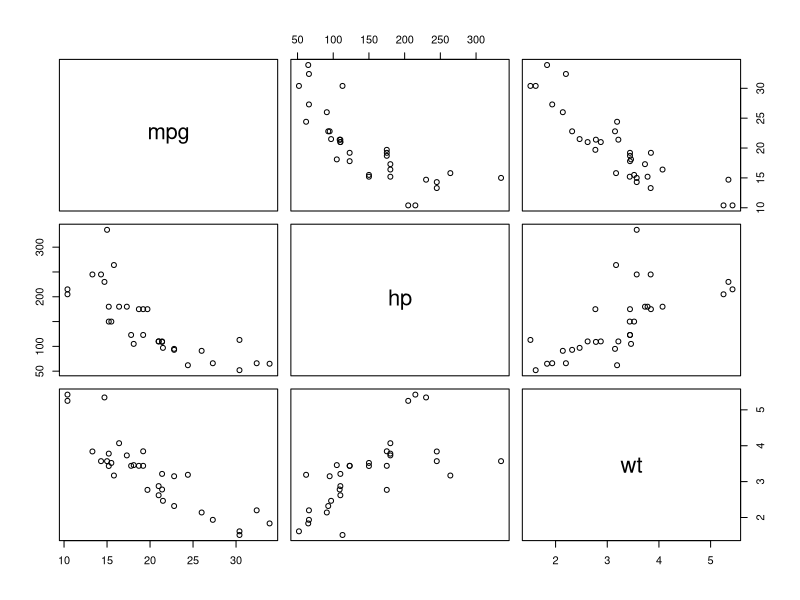
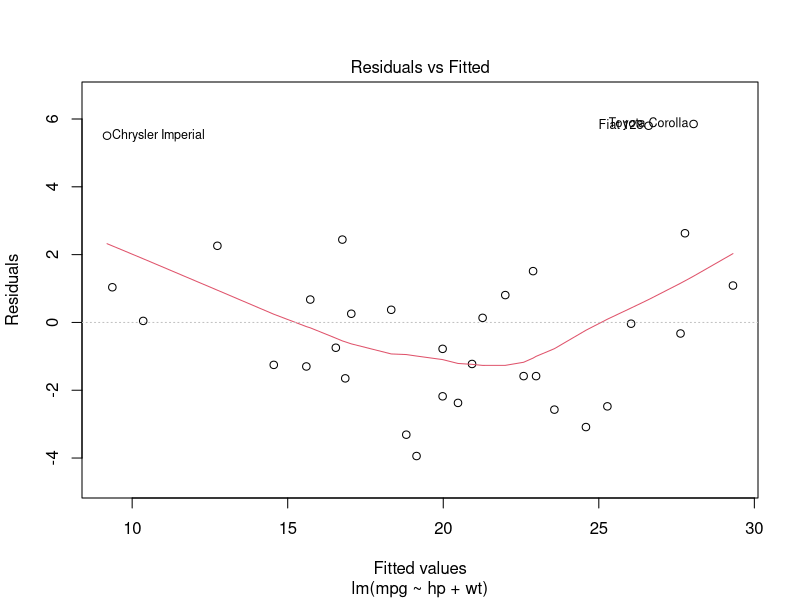
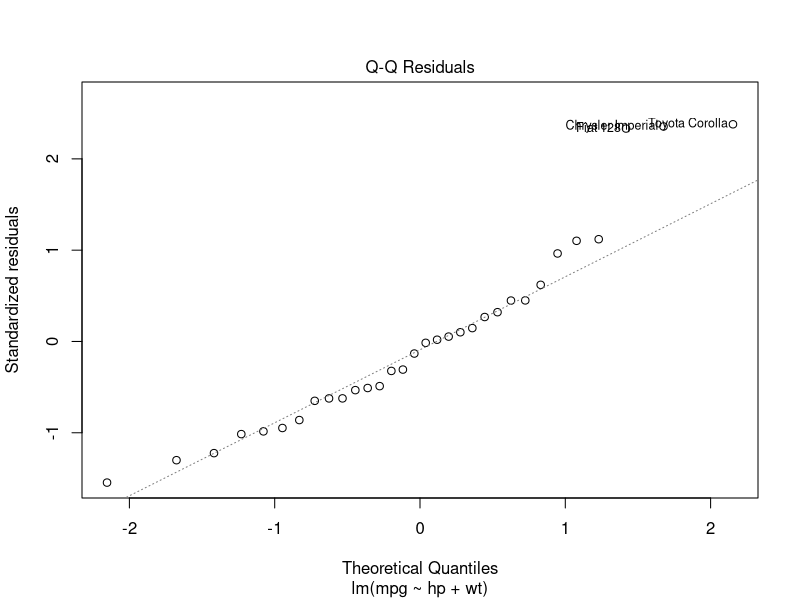
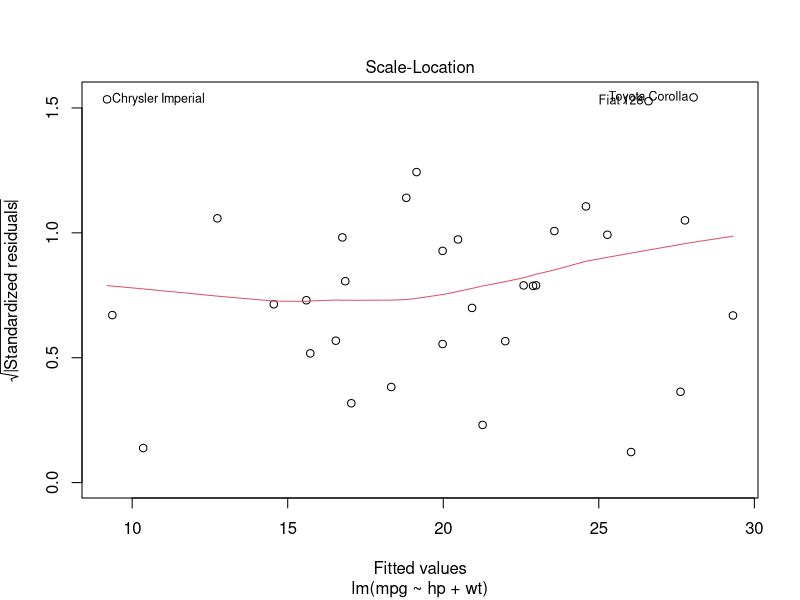
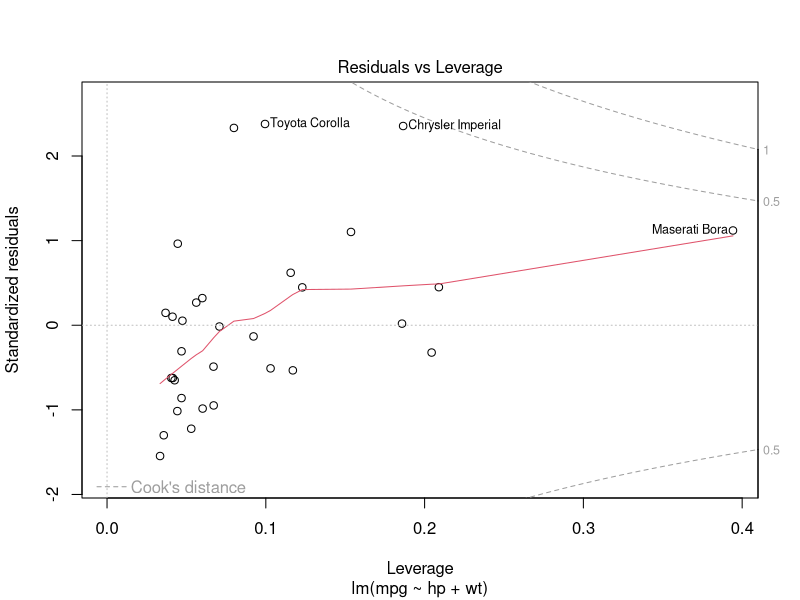
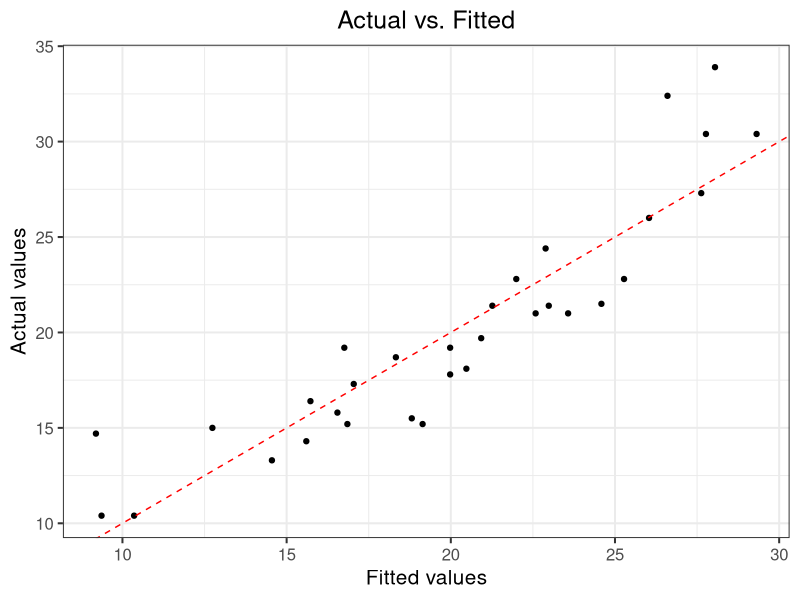

The R source for these figures, in order:
## ---- chunk 1
#| echo: TRUE
#| eval: TRUE
#| cache: TRUE
attach(mtcars)
cor(mpg, wt)
cov(mpg, wt)
## ---- chunk 2
#| echo: TRUE
#| eval: TRUE
#| cache: TRUE
pairs(~mpg + hp + wt, mtcars)
## ---- chunk 3
#| echo: TRUE
#| eval: TRUE
#| cache: TRUE
data(mtcars)
my_lm <- lm(mpg ~ hp + wt, data = mtcars)
class(my_lm)
my_lm
## ---- chunk 4
#| echo: TRUE
#| eval: TRUE
#| cache: TRUE
names(my_lm)
## ---- chunk 5
#| echo: TRUE
#| eval: TRUE
#| cache: TRUE
summary(my_lm)
## ---- chunk 6
#| echo: FALSE
#| eval: TRUE
#| cache: TRUE
plot(my_lm,  which = 1)
## ---- chunk 7
#| echo: FALSE
#| eval: TRUE
#| cache: TRUE
plot(my_lm,  which = 2)
## ---- chunk 8
#| echo: FALSE
#| eval: TRUE
#| cache: TRUE
plot(my_lm,  which = 3)
## ---- chunk 9
#| echo: FALSE
#| eval: TRUE
#| cache: TRUE
plot(my_lm,  which = 5)
## ---- chunk 10
#| echo: TRUE
#| eval: TRUE
#| cache: TRUE
coef(my_lm)
## ---- chunk 11
#| echo: FALSE
#| eval: TRUE
#| cache: TRUE
library(ggplot2)
mod_fits <- fitted(my_lm)
my_df <- data.frame(actual = mtcars$mpg, fitted = mod_fits)
ggplot(my_df, aes(x = fitted, y = actual)) +
  geom_point() +
  geom_abline(slope = 1, intercept = 0, col = "red", lty = 2) + 
  theme_bw(base_size = 15) +
  labs(x = "Fitted values", y = "Actual values", title = "Actual vs. Fitted") +
  theme(plot.title = element_text(hjust = 0.5))
## ---- chunk 12
#| echo: TRUE
#| eval: TRUE
#| cache: TRUE
# Note: wt is in 1000s of lbs
new_obs <- data.frame(hp = c(100, 150), wt = c(3, 3.5))
predict(my_lm, new_obs)
## ---- chunk 13
#| echo: TRUE
#| eval: TRUE
#| cache: TRUE
residuals(my_lm)
## ---- chunk 14
#| echo: TRUE
#| eval: TRUE
#| cache: TRUE
no_intercept <- lm(mpg ~ hp + wt - 1, data = mtcars)
summary(no_intercept)
## ---- chunk 15
#| echo: TRUE
#| eval: TRUE
#| cache: TRUE
interact <- lm(mpg ~ hp:wt, data = mtcars)
summary(interact)
## ---- chunk 16
#| echo: TRUE
#| eval: TRUE
#| cache: TRUE
interact <- lm(mpg ~ hp*wt, data = mtcars)
summary(interact)
## ---- chunk 17
include_all <- lm(mpg ~ ., data = mtcars)
summary(include_all)
## ---- chunk 18
knitr::knit_exit()
